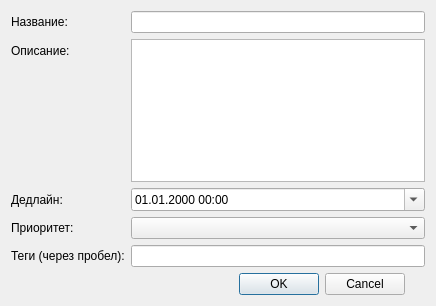
<?xml version="1.0" encoding="UTF-8"?>
<ui version="4.0">
 <class>dialog</class>
 <widget class="QDialog" name="dialog">
  <property name="geometry">
   <rect>
    <x>0</x>
    <y>0</y>
    <width>436</width>
    <height>306</height>
   </rect>
  </property>
  <property name="sizePolicy">
   <sizepolicy hsizetype="Expanding" vsizetype="Expanding">
    <horstretch>0</horstretch>
    <verstretch>0</verstretch>
   </sizepolicy>
  </property>
  <property name="windowTitle">
   <string>Добавить задачу</string>
  </property>
  <layout class="QVBoxLayout" name="verticalLayout">
   <item>
    <layout class="QFormLayout" name="formLayout">
     <item row="0" column="0">
      <widget class="QLabel" name="label">
       <property name="text">
        <string>Название:</string>
       </property>
      </widget>
     </item>
     <item row="0" column="1">
      <widget class="QLineEdit" name="taskName"/>
     </item>
     <item row="1" column="0">
      <widget class="QLabel" name="label1">
       <property name="text">
        <string>Описание:</string>
       </property>
      </widget>
     </item>
     <item row="1" column="1">
      <widget class="QTextEdit" name="taskDescription"/>
     </item>
     <item row="2" column="0">
      <widget class="QLabel" name="label2">
       <property name="text">
        <string>Дедлайн:</string>
       </property>
      </widget>
     </item>
     <item row="2" column="1">
      <widget class="QDateTimeEdit" name="dueDateEdit">
       <property name="displayFormat">
        <string>dd.MM.yyyy hh:mm</string>
       </property>
       <property name="calendarPopup">
        <bool>true</bool>
       </property>
      </widget>
     </item>
     <item row="3" column="0">
      <widget class="QLabel" name="label3">
       <property name="text">
        <string>Приоритет:</string>
       </property>
      </widget>
     </item>
     <item row="3" column="1">
      <widget class="QComboBox" name="priorityComboBox"/>
     </item>
     <item row="4" column="0">
      <widget class="QLabel" name="label4">
       <property name="text">
        <string>Теги (через пробел):</string>
       </property>
      </widget>
     </item>
     <item row="4" column="1">
      <widget class="QLineEdit" name="tagsLineEdit"/>
     </item>
    </layout>
   </item>
   <item>
    <layout class="QHBoxLayout" name="buttonLayout">
     <item>
      <spacer name="horizontalSpacer">
       <property name="orientation">
        <enum>Qt::Orientation::Horizontal</enum>
       </property>
       <property name="sizeHint" stdset="0">
        <size>
         <width>40</width>
         <height>20</height>
        </size>
       </property>
      </spacer>
     </item>
     <item>
      <widget class="QDialogButtonBox" name="buttonBox">
       <property name="enabled">
        <bool>true</bool>
       </property>
       <property name="standardButtons">
        <set>QDialogButtonBox::StandardButton::Cancel|QDialogButtonBox::StandardButton::Ok</set>
       </property>
       <property name="centerButtons">
        <bool>true</bool>
       </property>
      </widget>
     </item>
    </layout>
   </item>
  </layout>
 </widget>
 <resources/>
 <connections/>
</ui>
